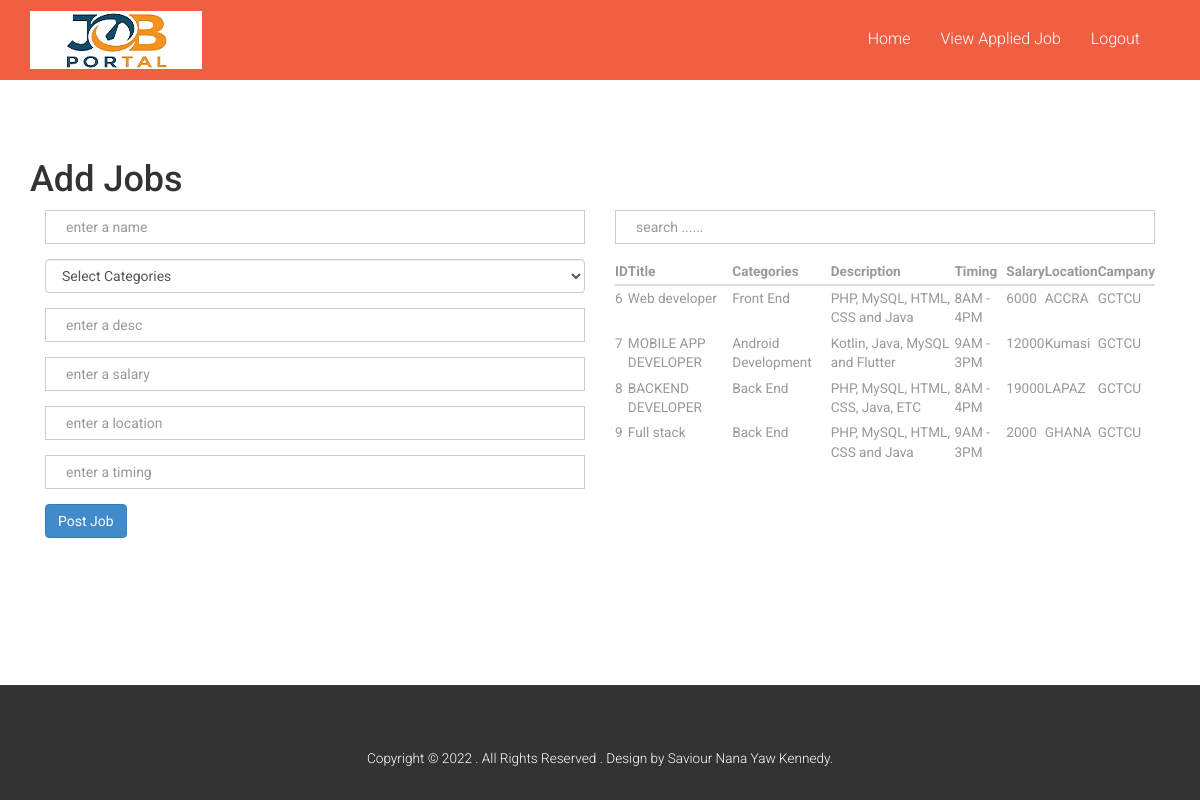
Screenshot of /uploadjob.php (signed in) with the database file from the repository.
### tables this page shows
CREATE TABLE `jobs` (
  `jobid` int(11) NOT NULL,
  `title` varchar(50) NOT NULL,
  `catid` int(11) NOT NULL,
  `description` varchar(50) NOT NULL,
  `salary` varchar(50) NOT NULL,
  `timing` varchar(50) NOT NULL,
  `location` varchar(50) NOT NULL,
  `empid` int(11) NOT NULL
);

CREATE TABLE `categories` (
  `catid` int(11) NOT NULL,
  `name` varchar(50) NOT NULL
);

CREATE TABLE `employer` (
  `empid` int(11) NOT NULL,
  `name` varchar(50) NOT NULL,
  `email` varchar(50) NOT NULL,
  `password` varchar(50) NOT NULL,
  `type` int(11) NOT NULL
);

### uploadjob.php (the view, shortened to what this page needs)
<!DOCTYPE html>
<html lang="en">
<head>
    <?php
    include('header_link.php');
    include('dbconnect.php');
    ?>
</head>
<body>
<?php
    include('header.php');
     $empid = $_SESSION['userid'];
    ?>
    <div class="container">
      <div class="single">
      <h1>Add Jobs</h1>
            <div class="col-md-6">
                 <form action="uploadjob.php" method="post">
                   <div class="form-group">
                   <input type="text" placeholder="enter a name" name="name" class="form-control">
                   </div>
                   <div class="form-group">
                   <select name="catid"  class="form-control">
                        <option value="">Select Categories</option>
                   </select>
                   </div>
                   <div class="form-group">
                   <input type="text" placeholder="enter a desc" name="desc" class="form-control">
                   </div>
                   <div class="form-group">
                   <input type="text" placeholder="enter a salary" name="salary" class="form-control">
                   </div>
                   <div class="form-group">
                   <input type="text" placeholder="enter a location" name="location" class="form-control">
                   </div>
                   <div class="form-group">
                   <input type="text" placeholder="enter a timing" name="timing" class="form-control">
                   </div>
                    <input type="submit"  name="postjob" value="Post Job" class="btn btn-primary">
                 </form>
            </div>
            <div class="col-md-6">
                 <div class="form-group">
                 <input type="text" id="myinput" placeholder="search ......" class="form-control">
                 </div>
                 <table class="table">
                      <thead>
                            <tr>
                                 <th>ID</th>
                                 <th>Title</th>
                                 <th>Categories</th>
                                 <th>Description</th>
                                 <th>Timing</th>
                                 <th>Salary</th>
                                 <th>Location</th>
                                 <th>Campany</th>
                            </tr>
                      </thead>
                      <tbody id="mytable">
                           <?php
                              $sql = "select jobs.*, employer.name, categories.name as 'categories'
                              from jobs
                              inner join employer on employer.empid = jobs.empid
                              inner join  categories on categories.catid = jobs.catid
                              where jobs.empid = '$empid';
                              ";
                              $rs = mysqli_query($con,$sql);
                              while($data = mysqli_fetch_array($rs)){
                           ?>
                                <tr>
                                      <td><?=$data['jobid']?></td>
                                      <td><?=$data['title']?></td>
                                      <td><?=$data['categories']?></td>
                                      <td><?=$data['description']?></td>
                                      <td><?=$data['timing']?></td>
                                      <td><?=$data['salary']?></td>
                                      <td><?=$data['location']?></td>
                                      <td><?=$data['name']?></td>
                                </tr>
                           <?php
                              }
                              ?>
                      </tbody>
                 </table>
            </div>
      </div>
</div>
<br><br>
 <?php include('footer.php'); ?>
</body>
</html>

### css/style.css (style rules this page uses)
h4, h5, h6, h1, h2, h3 { margin-top: 0; }
html, body { font-family: 'Roboto', sans-serif; font-size: 100%; background:#fff; }
.single { padding:5em 0; }
input.form-control { box-shadow: none; background-color:#fff; padding:0 20px; border-radius:0px; }
.table>tbody>tr>td, .table>tbody>tr>th, .table>tfoot>tr>td, .table>tfoot>tr>th, .table>thead>tr>td, .table>thead>tr>th { border-top: none; padding: 3px 0; }
.table > thead > tr > th, .table > tbody > tr > th, .table > tfoot > tr > th, .table > thead > tr > td, .table > tbody > tr > td, .table > tfoot > tr > td { font-size: 0.85em; color: #999; }

### rows the page displays
jobs: jobid "6", title "Web developer", catid.name "Front End", description "PHP, MySQL, HTML, CSS and Java", timing "8AM - 4PM", salary "6000", location "ACCRA", empid.name "GCTCU"
jobs: jobid "7", title "MOBILE APP DEVELOPER", catid.name "Android Development", description "Kotlin, Java, MySQL and Flutter", timing "9AM - 3PM", salary "12000", location "Kumasi", empid.name "GCTCU"
jobs: jobid "8", title "BACKEND DEVELOPER", catid.name "Back End", description "PHP, MySQL, HTML, CSS, Java, ETC", timing "8AM - 4PM", salary "19000", location "LAPAZ", empid.name "GCTCU"
jobs: jobid "9", title "Full stack", catid.name "Back End", description "PHP, MySQL, HTML, CSS and Java", timing "9AM - 3PM", salary "2000", location "GHANA", empid.name "GCTCU"
